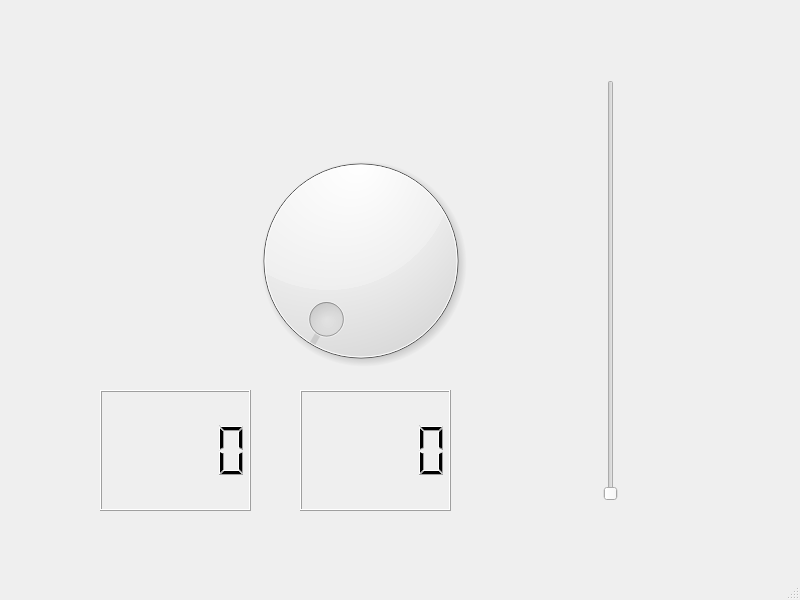
<?xml version="1.0" encoding="UTF-8"?>
<ui version="4.0">
 <class>MainWindow</class>
 <widget class="QMainWindow" name="MainWindow">
  <property name="geometry">
   <rect>
    <x>0</x>
    <y>0</y>
    <width>800</width>
    <height>600</height>
   </rect>
  </property>
  <property name="windowTitle">
   <string>MainWindow</string>
  </property>
  <widget class="QWidget" name="centralwidget">
   <widget class="QDial" name="dial">
    <property name="geometry">
     <rect>
      <x>220</x>
      <y>140</y>
      <width>281</width>
      <height>241</height>
     </rect>
    </property>
    <property name="maximum">
     <number>15</number>
    </property>
    <property name="singleStep">
     <number>1</number>
    </property>
    <property name="value">
     <number>0</number>
    </property>
   </widget>
   <widget class="QSlider" name="verticalSlider">
    <property name="geometry">
     <rect>
      <x>600</x>
      <y>80</y>
      <width>22</width>
      <height>421</height>
     </rect>
    </property>
    <property name="maximum">
     <number>15</number>
    </property>
    <property name="orientation">
     <enum>Qt::Vertical</enum>
    </property>
   </widget>
   <widget class="QLCDNumber" name="lcdA1">
    <property name="geometry">
     <rect>
      <x>100</x>
      <y>390</y>
      <width>151</width>
      <height>121</height>
     </rect>
    </property>
   </widget>
   <widget class="QLCDNumber" name="lcdA2">
    <property name="geometry">
     <rect>
      <x>300</x>
      <y>390</y>
      <width>151</width>
      <height>121</height>
     </rect>
    </property>
   </widget>
  </widget>
  <widget class="QMenuBar" name="menubar">
   <property name="geometry">
    <rect>
     <x>0</x>
     <y>0</y>
     <width>800</width>
     <height>22</height>
    </rect>
   </property>
  </widget>
  <widget class="QStatusBar" name="statusbar"/>
 </widget>
 <resources/>
 <connections/>
</ui>
